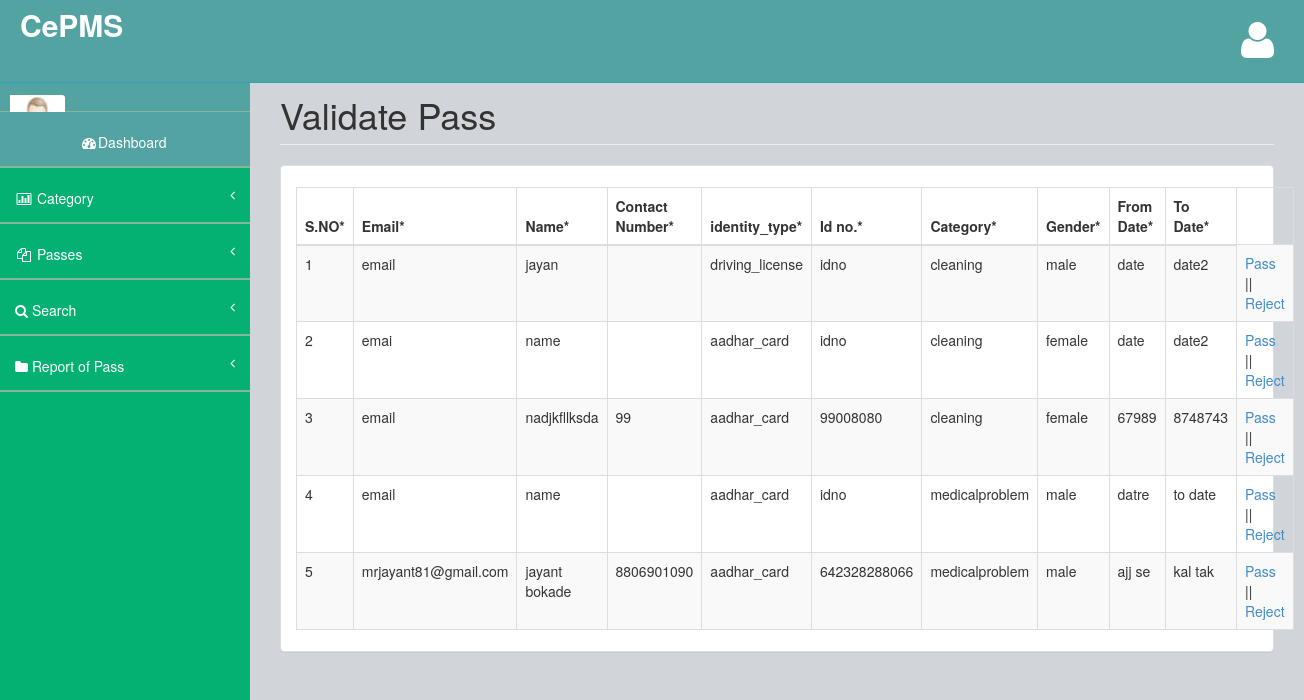
Page /cpms/admin/validation.php on the committed database.
### tables this page shows
CREATE TABLE `registration` (
  `email` text NOT NULL,
  `name` text NOT NULL,
  `phone` text NOT NULL,
  `identity_type` text NOT NULL,
  `id_no` text NOT NULL,
  `category` text NOT NULL,
  `gender` text NOT NULL,
  `fdate` text NOT NULL,
  `tdate` text NOT NULL
);

### cpms/admin/validation.php (the view, shortened to what this page needs)
<!DOCTYPE html>
<html>
<head>
</head>
<body>
<link href="assets/plugins/bootstrap/bootstrap.css" rel="stylesheet" />
    <link href="assets/font-awesome/css/font-awesome.css" rel="stylesheet" />
    <link href="assets/plugins/pace/pace-theme-big-counter.css" rel="stylesheet" />
  <link href="assets/css/style.css" rel="stylesheet" />
      <link href="assets/css/main-style.css" rel="stylesheet" />
    <link href="assets/plugins/dataTables/dataTables.bootstrap.css" rel="stylesheet" />
</head>
<body>
    <div id="wrapper">
       <?php include_once('includes/header.php');?>
        <?php include_once('includes/sidebar.php');?>
        <div id="page-wrapper">
            <div class="row">
                <div class="col-lg-12">
                    <h1 class="page-header">Validate Pass</h1>
                </div>
            </div>
            <div class="row">
                <div class="col-lg-12">
                    <div class="panel panel-default">
                        <div class="panel-body">
                            <div class="table-responsive">
                                <table class="table table-striped table-bordered table-hover" id="dataTables-example">
                                    <thead>
                                        <tr>
                                            <th>S.NO*</th>
                                           <th>Email*</th>
                                            <th>Name*</th>
                                            <th>Contact Number*</th>
                                            <th>identity_type*</th>
                                            <th>Id no.* </th>
                                            <th>Category*</th>
                                            <th>Gender*</th>
                                            <th>From Date*</th>
                                            <th>To Date*</th>
                                        </tr>
                                    </thead>
                                    <tbody>
<?php
$sql =" SELECT * from  registration ";
$query = $dbh -> prepare($sql);
$query->execute();
$results=$query->fetchAll(PDO::FETCH_OBJ);
$cnt=1;
if($query->rowCount() > 0)
{
foreach($results as $row)
{               ?>
                                       <tr>
                  <td><?php echo htmlentities($cnt);?></td>
                  <td><?php  echo htmlentities($row->email);?></td>
                  <td><?php  echo htmlentities($row->name);?></td>
                  <td><?php  echo htmlentities($row->phone);?></td>
                  <td><?php  echo htmlentities($row->identity_type);?></td>
                  <td><?php  echo htmlentities($row->id_no);?></td>
                  <td><?php  echo htmlentities($row->category);?></td>
                  <td><?php  echo htmlentities($row->gender);?></td>
                  <td><?php  echo htmlentities($row->fdate);?></td>
                  <td><?php  echo htmlentities($row->tdate);?></td>
                  <td><a href="addpass1.php?viewid=<?php echo htmlentities ($row->ID);?>">Pass</a>  ||  <a href="delete.php?editid=<?php echo htmlentities ($row->ID);?>">Reject</a></td>
                </tr>
               <?php $cnt=$cnt+1;}} ?>
    </body>
</html>

### cpms/admin/assets/css/style.css (style rules this page uses)
body { background-color: #f8f8f8; }
#wrapper { width: 100%; margin-top: 55px!important; background-color:#04B173; }
#page-wrapper { padding: 0 15px; min-height: 568px; background-color:rgb(209, 212, 216); }

### cpms/admin/assets/css/main-style.css (style rules this page uses)
@media (min-width:768px) { #page-wrapper { position: inherit; margin: 0 0 0 250px; padding: 0 30px; min-height: 1000px; } }

### rows in the picture
registration: email "email", name "jayan", identity_type "driving_license", id_no "idno", category "cleaning", gender "male", fdate "date", tdate "date2"
registration: email "emai", name "name", identity_type "aadhar_card", id_no "idno", category "cleaning", gender "female", fdate "date", tdate "date2"
registration: email "email", name "nadjkfllksda", phone "99", identity_type "aadhar_card", id_no "99008080", category "cleaning", gender "female", fdate "67989", tdate "8748743"
registration: email "email", name "name", identity_type "aadhar_card", id_no "idno", category "medicalproblem", gender "male", fdate "datre", tdate "to date"
registration: email "mrjayant81@gmail.com", name "jayant bokade", phone "8806901090", identity_type "aadhar_card", id_no "642328288066", category "medicalproblem", gender "male", fdate "ajj se", tdate "kal tak"
